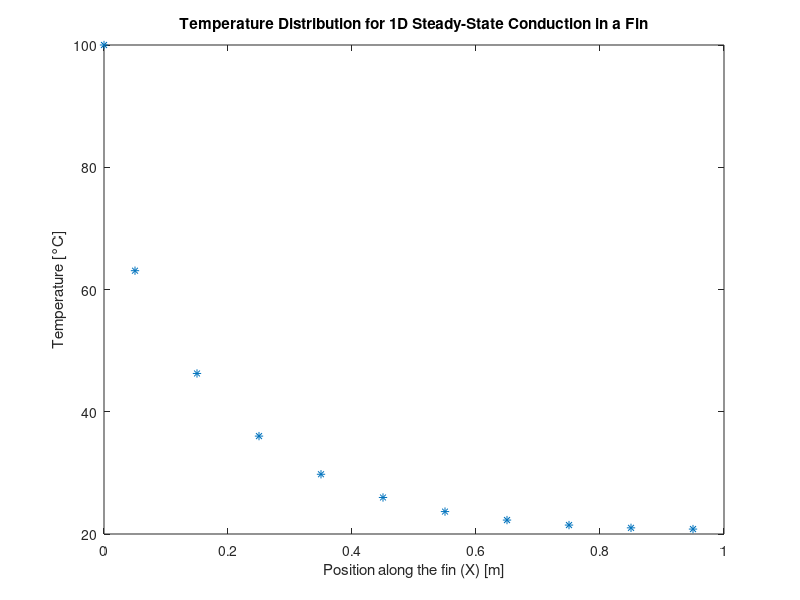

Here is the MATLAB script that generated this plot:
% Code for 1D steady-state heat conduction in a fin using the Finite Volume Method (FVM)

% Parameters
L = 1;                  % Length of the fin (m)
m = 25;                 % m = h*P/(K*A), where h = convective heat transfer coefficient
                         % P = perimeter, K = thermal conductivity, A = cross-sectional area
Tb = 100;               % Base temperature of the fin (°C)
T_inf = 20;             % Ambient temperature (°C)
n = 10;                 % Number of node points
dx = L/n;               % Distance between nodes (m)

% Initialize nodal distance values
fvm_x = dx/2:dx:(L-(dx/2)); % Nodal distances for FVM
x = zeros(n+1, 1);          % Array for nodal distances
x(2, 1) = dx/2;             % First node point used in FVM

% Fill in the x array with nodal distances
for i = 3:n+1
    x(i, 1) = x(i-1, 1) + dx; % Cumulative distance values
end

% Preallocate arrays for coefficients
ap = zeros(n, 1); % Coefficient for the main diagonal
aw = zeros(n, 1); % Coefficient for the west neighbor
ae = zeros(n, 1); % Coefficient for the east neighbor
su = zeros(n, 1); % Source term coefficient
sp = zeros(n, 1); % Coefficient for the right-hand side of the equation

% Calculate coefficients for the interior nodes
for i = 2:n
    aw(i, 1) = 1/dx;            % Coefficient for west neighbor
    ae(i, 1) = 1/dx;            % Coefficient for east neighbor
    ap(i, 1) = (2/dx) + (m*dx); % Coefficient for the main diagonal
    su(i, 1) = m*dx*T_inf;      % Source term
    sp(i, 1) = -m*dx;           % Coefficient for the right-hand side
end

% Adjust coefficients for the boundary nodes
% Node 1 (base of the fin)
ap(1, 1) = (3/dx) + (m*dx);               % Coefficient for the main diagonal
su(1, 1) = (m*dx*T_inf) + ((2/dx)*Tb);   % Source term
sp(1, 1) = -((m*dx) + (2/dx));            % Coefficient for the right-hand side

% Node n (tip of the fin)
ap(n, 1) = (1/dx) + (m*dx);               % Coefficient for the main diagonal

% Set up the system of equations using the TDMA (Tridiagonal Matrix Algorithm)
S = zeros(n, n);     % Matrix for coefficients
X = zeros(n, 1);     % Solution vector
B = zeros(n, 1);     % Right-hand side vector
T = zeros(n+1, 1);   % Temperature array
a = zeros(n-1, 1);   % Lower diagonal coefficients
b = zeros(n, 1);     % Main diagonal coefficients
c = zeros(n-1, 1);   % Upper diagonal coefficients
d = zeros(n, 1);     % Right-hand side vector for TDMA

T(1) = Tb;           % Set temperature at the base of the fin

% Fill in the coefficients for the first and last nodes
for i = 1:n
    if i == 1
        S(i, i) = ap(1, 1);          % Coefficient for node 1
        b(i, 1) = ap(1, 1);          % Main diagonal value for node 1
        B(i, 1) = su(1, 1);          % Source term for node 1
        d(i, 1) = su(1, 1);          % Right-hand side for node 1
    elseif i == n
        S(i, i) = ap(n, 1);          % Coefficient for node n
        b(i, 1) = ap(n, 1);          % Main diagonal value for node n
        B(i, 1) = su(n, 1);          % Source term for node n
        d(i, 1) = su(n, 1);          % Right-hand side for node n
    end
end

% Fill in the coefficients for the interior nodes
for i = 2:n-1
    S(i, i) = ap(i, 1);              % Coefficient for interior nodes
    b(i, 1) = ap(i, 1);              % Main diagonal value for interior nodes
    B(i, 1) = su(i, 1);              % Source term for interior nodes
    d(i, 1) = su(i, 1);              % Right-hand side for interior nodes
end

% Fill in the tridiagonal structure of the matrix
for i = 1:n-1
    S(i, i+1) = -ae(i, 1);           % Upper diagonal coefficients
    c(i, 1) = -ae(i, 1);             % Upper diagonal coefficients
    S(i+1, i) = -aw(i+1, 1);         % Lower diagonal coefficients
    a(i, 1) = -aw(i+1, 1);           % Lower diagonal coefficients
end

% Forward elimination for TDMA
N = length(d); % Number of rows
c(1) = c(1) / b(1); % Avoid division by zero
d(1) = d(1) / b(1); % Avoid division by zero
for i = 2:N-1
    temp = b(i) - a(i) * c(i-1);
    c(i) = c(i) / temp;
    d(i) = (d(i) - a(i) * d(i-1)) / temp;
end

% Back substitution for TDMA
d(N) = (d(N) - a(N-1) * d(N-1)) / (b(N) - a(N-1) * c(N-1));
X(N, 1) = d(N);
for i = N-1:-1:1
    X(i, 1) = d(i, 1) - c(i, 1) * X(i + 1, 1);
end

% Fill temperature array with solutions
for i = 1:n
    T(i + 1, 1) = X(i, 1); % Fill in temperatures at each node
end

% Plotting the results
figure(1)
plot(x, T, '*')
title('Temperature Distribution for 1D Steady-State Conduction in a Fin')
xlabel('Position along the fin (X) [m]')
ylabel('Temperature [°C]')
